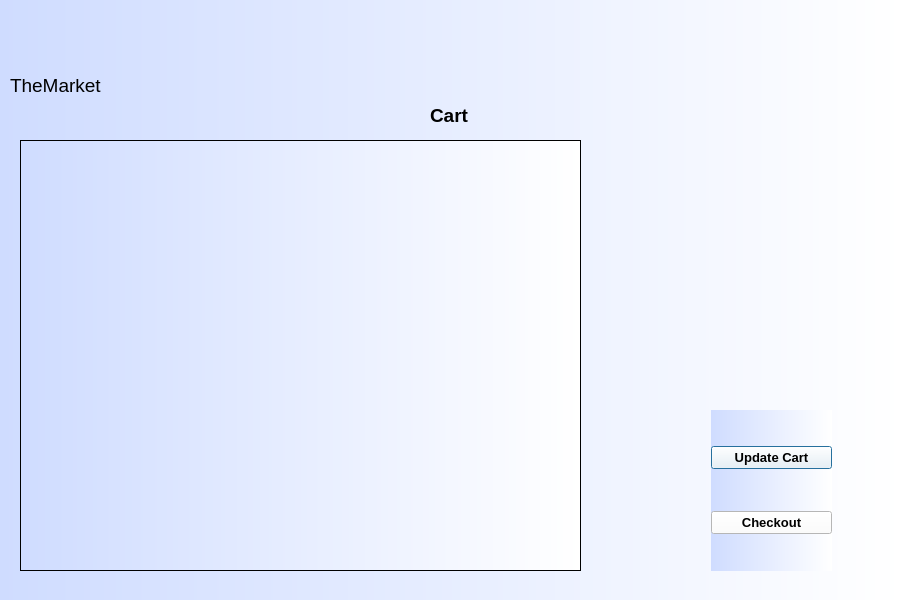
<?xml version="1.0" encoding="UTF-8"?>
<ui version="4.0">
 <class>Cart</class>
 <widget class="QDialog" name="Cart">
  <property name="geometry">
   <rect>
    <x>0</x>
    <y>0</y>
    <width>900</width>
    <height>600</height>
   </rect>
  </property>
  <property name="font">
   <font>
    <pointsize>14</pointsize>
   </font>
  </property>
  <property name="windowTitle">
   <string>Dialog</string>
  </property>
  <property name="styleSheet">
   <string notr="true">background-color: qlineargradient(spread:pad, x1:0, y1:0, x2:1, y2:0, stop:0 rgba(207, 220, 255, 255), stop:1 rgba(255, 255, 255, 255));</string>
  </property>
  <widget class="QLabel" name="label">
   <property name="geometry">
    <rect>
     <x>10</x>
     <y>10</y>
     <width>250</width>
     <height>150</height>
    </rect>
   </property>
   <property name="styleSheet">
    <string notr="true">font: 26pt &quot;Forte&quot;;
background-color: qradialgradient(spread:pad, cx:0.5, cy:0.5, radius:2, fx:0.500038, fy:0.511, stop:0.370192 rgba(255, 255, 255, 0), stop:0.4 rgba(255, 162, 162, 80), stop:0.425 rgba(255, 132, 132, 156), stop:0.427885 rgba(255, 188, 188, 80), stop:0.44 rgba(252, 128, 128, 80), stop:1 rgba(255, 255, 255, 0));</string>
   </property>
   <property name="text">
    <string>TheMarket</string>
   </property>
  </widget>
  <widget class="QLabel" name="label_2">
   <property name="geometry">
    <rect>
     <x>430</x>
     <y>100</y>
     <width>111</width>
     <height>31</height>
    </rect>
   </property>
   <property name="font">
    <font>
     <pointsize>14</pointsize>
     <bold>true</bold>
    </font>
   </property>
   <property name="styleSheet">
    <string notr="true">background-color: qradialgradient(spread:pad, cx:0.5, cy:0.5, radius:2, fx:0.500038, fy:0.511, stop:0.370192 rgba(255, 255, 255, 0), stop:0.4 rgba(255, 162, 162, 80), stop:0.425 rgba(255, 132, 132, 156), stop:0.427885 rgba(255, 188, 188, 80), stop:0.44 rgba(252, 128, 128, 80), stop:1 rgba(255, 255, 255, 0));</string>
   </property>
   <property name="text">
    <string>Cart</string>
   </property>
  </widget>
  <widget class="QScrollArea" name="scrollArea">
   <property name="geometry">
    <rect>
     <x>20</x>
     <y>140</y>
     <width>561</width>
     <height>431</height>
    </rect>
   </property>
   <property name="widgetResizable">
    <bool>true</bool>
   </property>
   <widget class="QWidget" name="scrollAreaWidgetContents">
    <property name="geometry">
     <rect>
      <x>0</x>
      <y>0</y>
      <width>559</width>
      <height>429</height>
     </rect>
    </property>
    <layout class="QHBoxLayout" name="horizontalLayout">
     <item>
      <layout class="QGridLayout" name="gridLayout"/>
     </item>
    </layout>
   </widget>
  </widget>
  <widget class="QWidget" name="">
   <property name="geometry">
    <rect>
     <x>711</x>
     <y>410</y>
     <width>121</width>
     <height>161</height>
    </rect>
   </property>
   <layout class="QVBoxLayout" name="verticalLayout">
    <item>
     <widget class="QPushButton" name="pushButton">
      <property name="font">
       <font>
        <pointsize>10</pointsize>
        <bold>true</bold>
       </font>
      </property>
      <property name="styleSheet">
       <string notr="true">background-color: rgb(255, 255, 255);</string>
      </property>
      <property name="text">
       <string>Update Cart</string>
      </property>
     </widget>
    </item>
    <item>
     <widget class="QPushButton" name="Checkout">
      <property name="font">
       <font>
        <pointsize>10</pointsize>
        <bold>true</bold>
       </font>
      </property>
      <property name="styleSheet">
       <string notr="true">background-color: rgb(255, 255, 255);</string>
      </property>
      <property name="text">
       <string>Checkout</string>
      </property>
     </widget>
    </item>
   </layout>
  </widget>
 </widget>
 <resources/>
 <connections/>
</ui>
